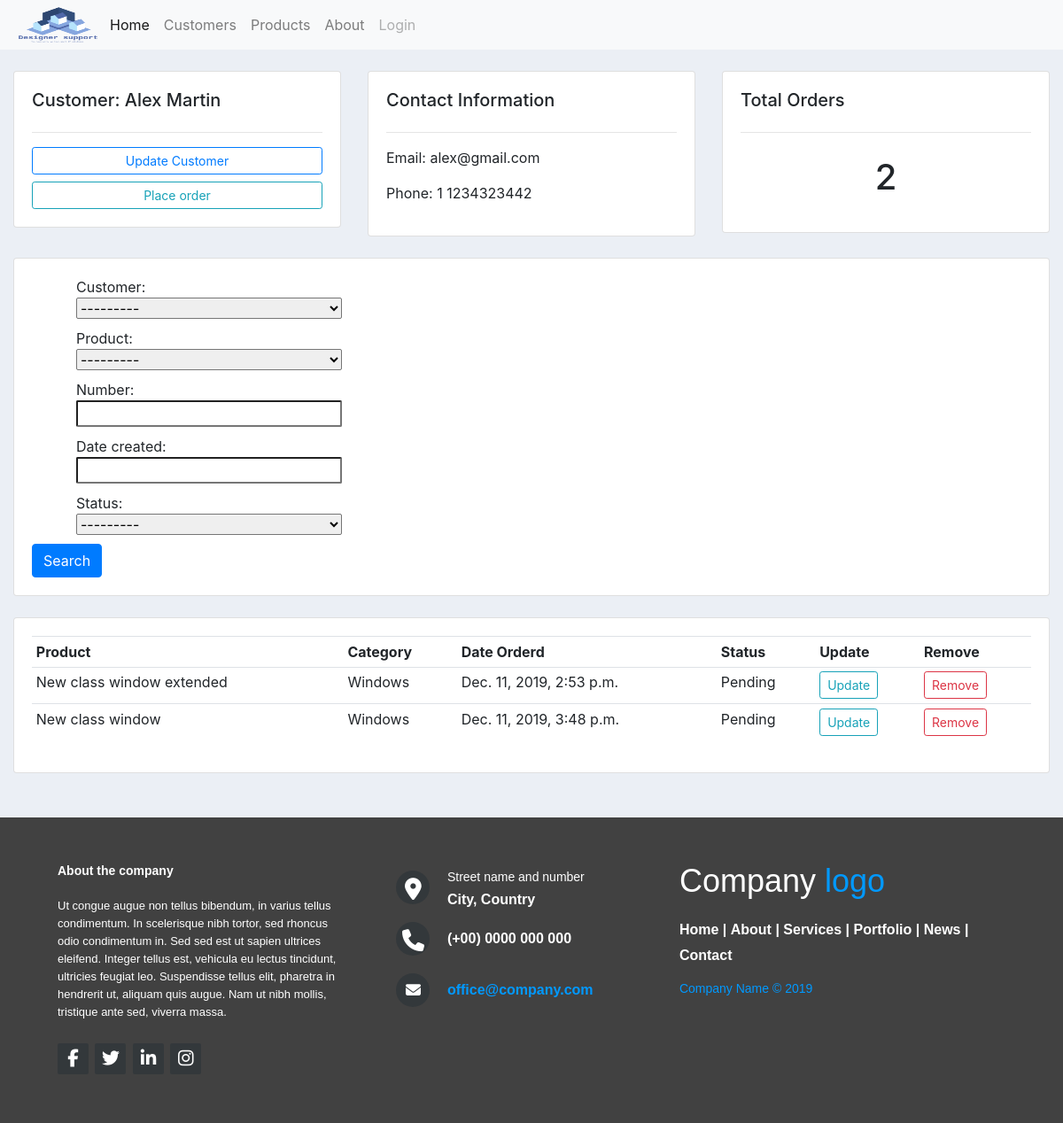
/customers/2/, run on an earlier commit of the app's database.
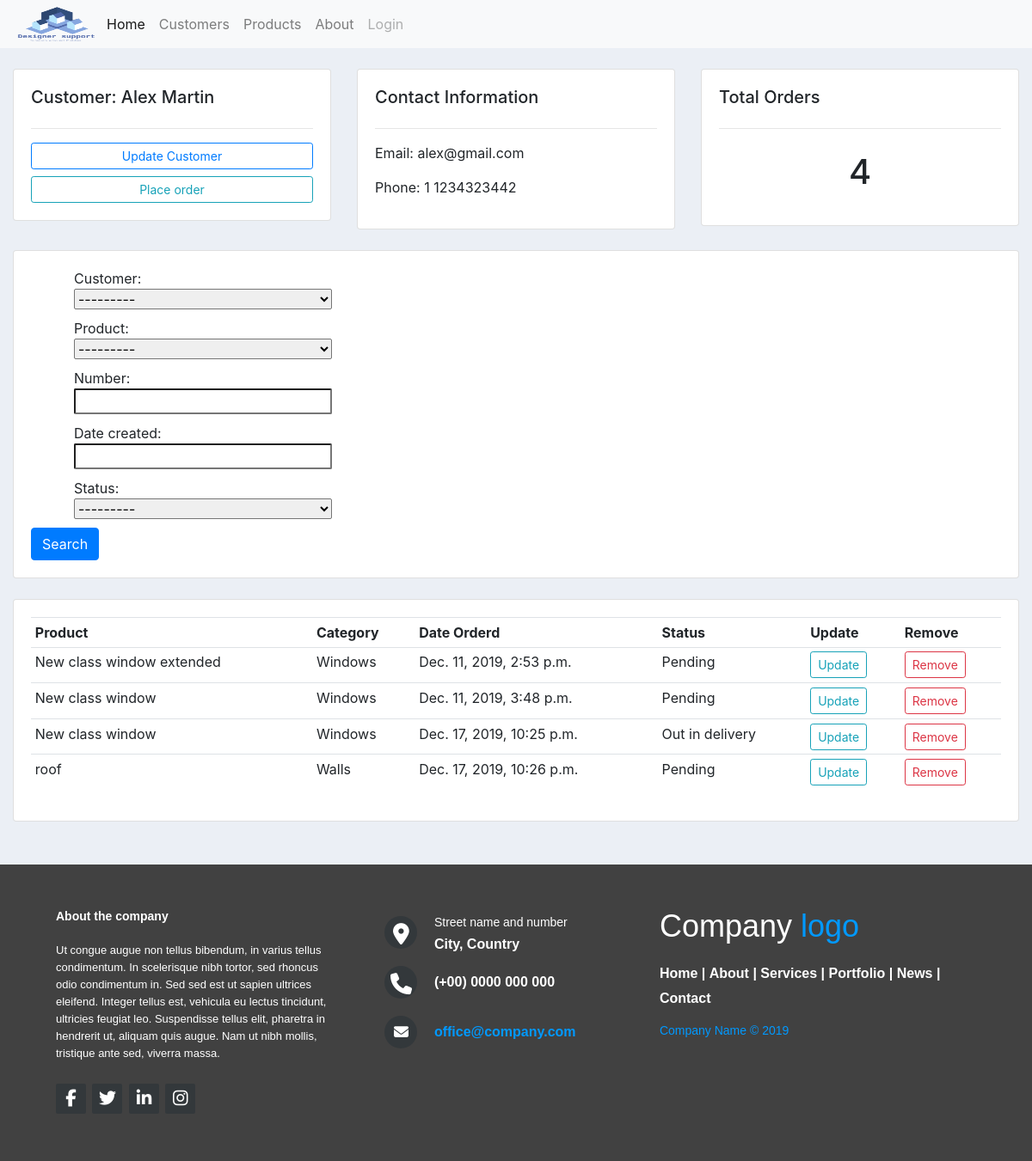
And on a later commit of the database.
### accounts/models.py (models this page shows, shortened)
class Customer(models.Model):
    name = models.CharField(max_length=200)
    phone = models.CharField(max_length=200, null=True)
    email = models.CharField(max_length=200,unique=True)
    date_created = models.DateTimeField(auto_now_add=True)
    def __str__(self):
        return f'Customer: {self.name}'

class Order(models.Model):
    customer = models.ForeignKey(Customer,null=True, on_delete=models.SET_NULL)
    product = models.ForeignKey(Product,null=True, on_delete=models.SET_NULL)
    STATUS = (
        ('PENDING', 'Pending'),
        ('UNDER_DELIVERY','Out in delivery'),
        ('DELIVERED', 'Delivered to the customer')
    )
    number = models.CharField(max_length=200)
    date_created = models.DateTimeField(auto_now_add=True)
    status = models.CharField(max_length=20, null=True, choices=STATUS)
    def status_value(self):
        for s in self.STATUS:
            if s[0] == self.status:
                return s[1]
        return None

class Product(models.Model):
    CATEGORY = (
        ('CAT1', 'Windows'),
        ('CAT2', 'Doors'),
        ('CAT3', 'Walls'),
    )
    name = models.CharField(max_length=200)
    price = models.FloatField()
    category = models.CharField(max_length=20, null=True, choices=CATEGORY)
    description = models.TextField(max_length=4000, null=True)
    date_created = models.DateTimeField(auto_now_add=True)
    tags = models.ManyToManyField(Tag)
    def cat_value(self):
        for c in self.CATEGORY:
            if c[0] == self.category:
                return c[1]
        return None
    def __str__(self):
        return f'Product name: {self.name}'

### accounts/views.py (the view)
# urls.py: path('customers/<str:pk>/', views.accounts, name='customer'),
def accounts(request, pk):
    customer = Customer.objects.get(id=pk)
    orders = customer.order_set.all()
    o_l = len(orders)
    order_filter = OrderFilter(request.GET,queryset=orders)
    orders = order_filter.qs
    context = {'customer':customer, 'orders':orders, 'o_l':o_l, 'order_filter':order_filter}
    return render(request,'accounts/customers.html', context)

### accounts/templates/accounts/customers.html
{% extends "accounts/index.html" %}
{% block content %}
<br>
<div class="row">
	<div class="col-md">
		<div class="card card-body">
			<h5>Customer: {{customer.name}}</h5>
			<hr>
			<a class="btn btn-outline-primary  btn-sm btn-block" href="">Update Customer</a>
			<a class="btn btn-outline-info  btn-sm btn-block" href="{% url 'customer_orders' customer.id %}">Place order</a>
		</div>
	</div>
	<div class="col-md">
		<div class="card card-body">
			<h5>Contact Information</h5>
			<hr>
			<p>Email: <span>{{customer.email}}</span></p>
			<p>Phone: <span>{{customer.phone}}</span></p>
		</div>
	</div>
	<div class="col-md">
		<div class="card card-body">
			<h5>Total Orders</h5>
			<hr>
			<h1 style="text-align: center;padding: 10px">{{o_l}}</h1>
		</div>
	</div>
</div>
<br>
<div class="row">
	<div class="col">
		<div class="card card-body">
			<form method="get">
				{{ order_filter.form }}
		    <button class="btn btn-primary" type="submit">Search</button>
		  </form>
		</div>
	</div>
</div>
<br>
<div class="row">
	<div class="col-md">
		<div class="card card-body">
			<table class="table table-sm">
				<tr>
					<th>Product</th>
					<th>Category</th>
					<th>Date Orderd</th>
					<th>Status</th>
					<th>Update</th>
					<th>Remove</th>
                </tr>
                {% for o in orders %}
                    <tr>
                        <td>{{ o.product.name}}</td>
                        <td>{{ o.product.cat_value}}</td>
                        <td>{{ o.date_created}}</td>
                        <td>{{ o.status_value }}</td>
                        <td><a href="{% url 'upd_order' o.id %}" class="btn btn-sm btn-outline-info">Update</a></td>
                        <td><a href="{% url 'del_order' o.id %}" class="btn btn-sm btn-outline-danger">Remove</a></td>
				</tr>
                {% endfor %}
			</table>
		</div>
	</div>
</div>
{% endblock content %}

### accounts/templates/accounts/index.html (shortened to what this page needs)
{% load static %}
<!DOCTYPE html>
<html lang="en">
<head>
    <link rel="stylesheet" href="https://stackpath.bootstrapcdn.com/bootstrap/4.3.1/css/bootstrap.min.css">
    <link rel="stylesheet" href="{% static '/css/main.css' %}">
</head>
<body>
    {% include "accounts/navbar.html" %}
    <div class="container-fluid">
        {% block content %}
        {% endblock content %}
    </div>
    {% include "accounts/footer.html" %}
</body>
</html>

### accounts/templates/accounts/navbar.html (shortened to what this page needs)
{% load static %}
<nav class="navbar navbar-expand-lg navbar-light bg-light">
  <img src="{% static '/img/logo_transparent_wider.png' %}" alt="Logo" class="logo-img">
  <div class="collapse navbar-collapse" id="navbarNav">
    <ul class="navbar-nav">
      <li class="nav-item active">
        <a class="nav-link" href="{% url 'home' %}">Home <span class="sr-only">(current)</span></a>
      </li>
      <li class="nav-item">
        <a class="nav-link" href="{% url 'customer' '1' %}">Customers</a>
      </li>
      <li class="nav-item">
        <a class="nav-link" href="{% url 'products' %}">Products</a>
      </li>
      <li class="nav-item">
        <a class="nav-link" href="{% url 'contact' %}">About</a>
      </li>
      <li class="nav-item">
        <a class="nav-link disabled" href="#" tabindex="-1" aria-disabled="true">Login</a>
      </li>
    </ul>
  </div>
</nav>

### accounts/templates/accounts/footer.html (shortened to what this page needs)
<footer class="footer">
  <div class="footer-left col-md-4 col-sm-6">
    <p class="about">
      <span> About the company</span> Ut congue augue non tellus bibendum, in varius tellus condimentum. In scelerisque nibh tortor, sed rhoncus odio condimentum in. Sed sed est ut sapien ultrices eleifend. Integer tellus est, vehicula eu lectus tincidunt,
      ultricies feugiat leo. Suspendisse tellus elit, pharetra in hendrerit ut, aliquam quis augue. Nam ut nibh mollis, tristique ante sed, viverra massa.
    </p>
    <div class="icons">
      <a href="#"><i class="fa fa-facebook"></i></a>
      <a href="#"><i class="fa fa-twitter"></i></a>
      <a href="#"><i class="fa fa-linkedin"></i></a>
      <a href="#"><i class="fa fa-instagram"></i></a>
    </div>
  </div>
  <div class="footer-center col-md-4 col-sm-6">
    <div>
      <i class="fa fa-map-marker"></i>
      <p><span> Street name and number</span> City, Country</p>
    </div>
    <div>
      <i class="fa fa-phone"></i>
      <p> (+00) 0000 000 000</p>
    </div>
    <div>
      <i class="fa fa-envelope"></i>
      <p><a href="#"> office@company.com</a></p>
    </div>
  </div>
  <div class="footer-right col-md-4 col-sm-6">
    <h2> Company<span> logo</span></h2>
    <p class="menu">
      <a href="#"> Home</a> |
      <a href="#"> About</a> |
      <a href="#"> Services</a> |
      <a href="#"> Portfolio</a> |
      <a href="#"> News</a> |
      <a href="#"> Contact</a>
    </p>
    <p class="name"> Company Name &copy; <span id='f_year'></span></p>
  </div>
</footer>

### static/css/main.css (style rules this page uses)
body { background-color: #ebeff5; }
.container-fluid { min-height: 50vh; }
.logo-img { width:100px; height:40px }
form label { display: block; margin-left: 50px; margin-bottom: 0px; }
form select, input { display: block; width:300px; border-radius: 2px; margin-left: 50px; margin-bottom: 10px; }
.footer { background-color: #414141; width: 100%; text-align: left; font-family: sans-serif; font-weight: bold; font-size: 16px; padding: 50px; margin-top: 50px; }
.footer .footer-left, .footer .footer-center, .footer .footer-right { display: inline-block; vertical-align: top; }
.footer .footer-left { width: 33%; padding-right: 15px; }
.footer .about { line-height: 20px; color: #ffffff; font-size: 13px; font-weight: normal; margin: 0; }
.footer .about span { display: block; color: #ffffff; font-size: 14px; font-weight: bold; margin-bottom: 20px; }
.footer .icons { margin-top: 25px; }
.footer .icons a { display: inline-block; width: 35px; height: 35px; cursor: pointer; background-color: #33383b; border-radius: 2px; font-size: 20px; color: #ffffff; text-align: center; line-height: 35px; margin-right: 3px; margin-bottom: 5px; }
.footer .footer-center { width: 30%; }
.footer .footer-center i { background-color: #33383b; color: #ffffff; font-size: 25px; width: 38px; height: 38px; border-radius: 50%; text-align: center; line-height: 42px; margin: 10px 15px; vertical-align: middle; }
.footer .footer-center i.fa-envelope { font-size: 17px; line-height: 38px; }
.footer .footer-center p { display: inline-block; color: #ffffff; vertical-align: middle; margin: 0; }
.footer .footer-center p span { display: block; font-weight: normal; font-size: 14px; line-height: 2; }
.footer .footer-center p a { color: #0099ff; text-decoration: none; }
.footer .footer-right { width: 35%; }
.footer h2 { color: #ffffff; font-size: 36px; font-weight: normal; margin: 0; }
.footer h2 span { color: #0099ff; }
.footer .menu { color: #ffffff; margin: 20px 0 12px; padding: 0; }
.footer .menu a { display: inline-block; line-height: 1.8; text-decoration: none; color: inherit; }
.footer .name { color: #0099ff; font-size: 14px; font-weight: normal; margin: 0; }

What changed in the data, as far as the page shows it:
added Order: product.name "New class window", product.cat_value "Windows", date_created "Dec. 17, 2019, 10:25 p.m.", status_value "Out in delivery"
added Order: product.name "roof", product.cat_value "Walls", date_created "Dec. 17, 2019, 10:26 p.m.", status_value "Pending"
Also different on the page:
{{ o_l }}: "2" → "4"
